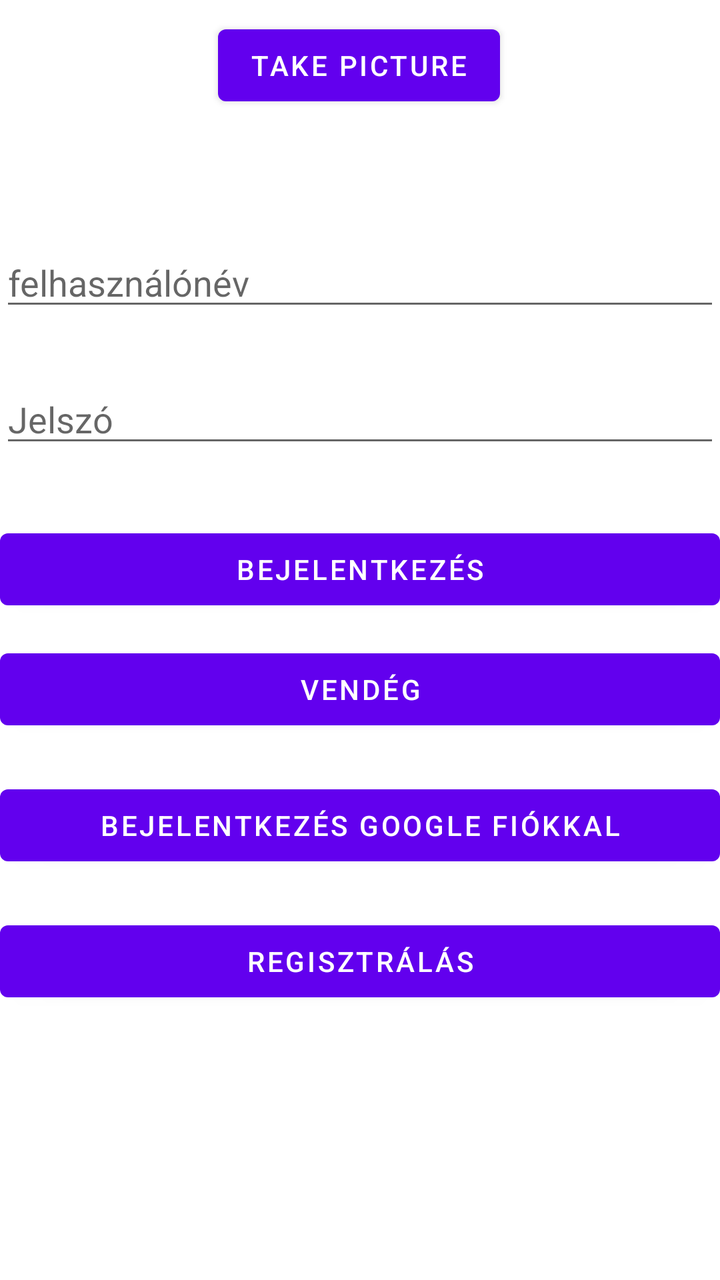
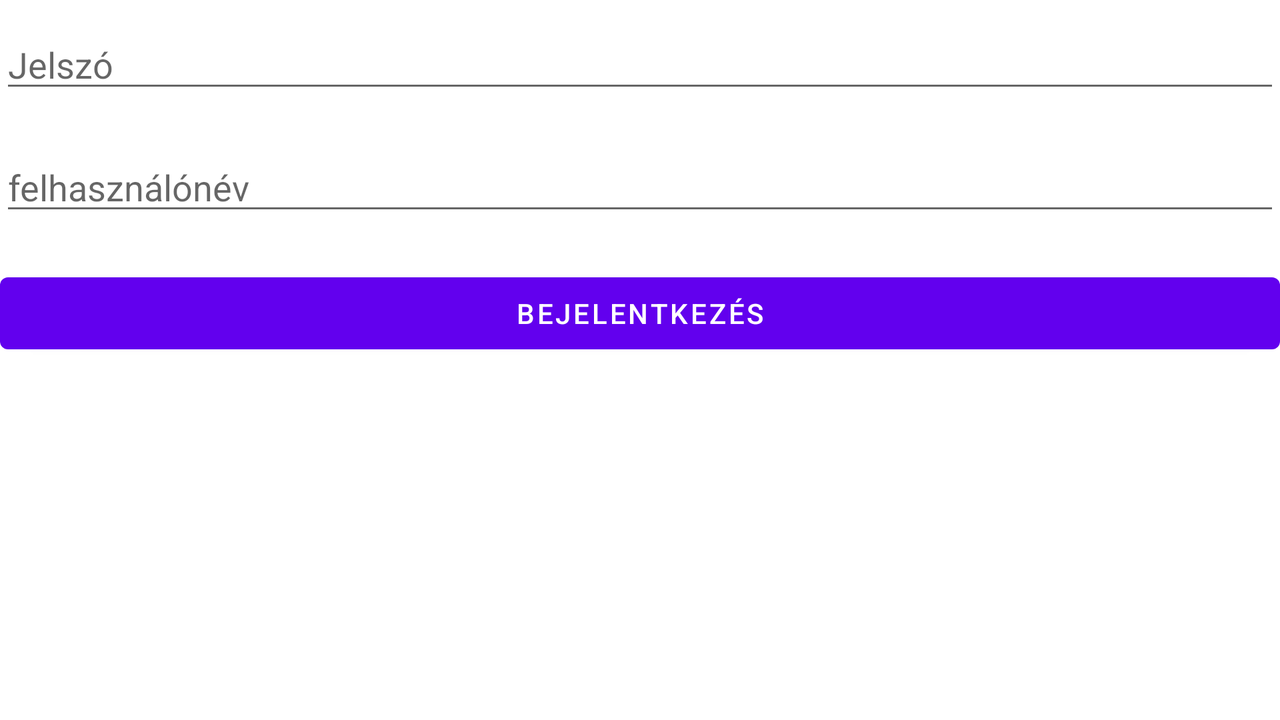

Compare how this app lays out the same screen by default and in its alternative resource folder. The renders come first, then the two layout files and the values they reference.
<!-- AndroidManifest.xml: application theme Theme.Cinema -->
<!-- res/layout/activity_main.xml -->
<?xml version="1.0" encoding="utf-8"?>
<androidx.constraintlayout.widget.ConstraintLayout xmlns:android="http://schemas.android.com/apk/res/android"
    xmlns:app="http://schemas.android.com/apk/res-auto"
    xmlns:tools="http://schemas.android.com/tools"
    android:layout_width="match_parent"
    android:layout_height="match_parent"
    tools:context=".MainActivity">

    <EditText
        android:id="@+id/editTextUserName"
        android:layout_width="match_parent"
        android:layout_height="wrap_content"
        android:ems="10"
        android:hint="@string/username"
        android:inputType="text"
        app:layout_constraintBottom_toBottomOf="parent"
        app:layout_constraintTop_toTopOf="parent"
        app:layout_constraintVertical_bias="0.199"
        tools:layout_editor_absoluteX="16dp" />

    <EditText
        android:id="@+id/editTextPassword"
        android:layout_width="match_parent"
        android:layout_height="wrap_content"
        android:layout_marginBottom="150dp"
        android:ems="10"
        android:hint="@string/password"
        android:inputType="textPassword"
        app:layout_constraintBottom_toBottomOf="parent"
        app:layout_constraintTop_toBottomOf="@+id/editTextUserName"
        app:layout_constraintVertical_bias="0.094"
        tools:layout_editor_absoluteX="0dp" />

    <Button
        android:id="@+id/loginButton"
        android:layout_width="0dp"
        android:layout_height="wrap_content"
        android:text="@string/login"
        android:onClick="login"
        app:layout_constraintBottom_toBottomOf="parent"
        app:layout_constraintEnd_toEndOf="parent"
        app:layout_constraintHorizontal_bias="1.0"
        app:layout_constraintStart_toStartOf="parent"
        app:layout_constraintTop_toBottomOf="@+id/editTextPassword"
        app:layout_constraintVertical_bias="0.088"
        tools:ignore="UsingOnClickInXml" />

    <Button
        android:id="@+id/registerButton"
        android:layout_width="0dp"
        android:layout_height="wrap_content"
        android:onClick="register"
        android:text="@string/registration"
        app:layout_constraintBottom_toBottomOf="parent"
        app:layout_constraintEnd_toEndOf="parent"
        app:layout_constraintHorizontal_bias="0.0"
        app:layout_constraintStart_toStartOf="parent"
        app:layout_constraintTop_toBottomOf="@+id/googleSignInButton"
        app:layout_constraintVertical_bias="0.129"
        tools:ignore="UsingOnClickInXml" />

    <Button
        android:id="@+id/guestLoginButton"
        android:layout_width="0dp"
        android:layout_height="wrap_content"
        android:layout_marginTop="12dp"
        android:onClick="loginAsGuest"
        android:text="Vendég"
        app:layout_constraintEnd_toEndOf="parent"
        app:layout_constraintHorizontal_bias="1.0"
        app:layout_constraintStart_toStartOf="parent"
        app:layout_constraintTop_toBottomOf="@+id/loginButton" />

    <Button
        android:id="@+id/googleSignInButton"
        android:layout_width="0dp"
        android:layout_height="wrap_content"
        android:layout_marginTop="20dp"
        android:onClick="loginWithGoogle"
        android:text="Bejelentkezés google fiókkal"
        app:layout_constraintEnd_toEndOf="parent"
        app:layout_constraintHorizontal_bias="0.0"
        app:layout_constraintStart_toStartOf="parent"
        app:layout_constraintTop_toBottomOf="@+id/guestLoginButton" />

    <Button
        android:id="@+id/takePicture"
        android:layout_width="wrap_content"
        android:layout_height="wrap_content"
        android:layout_marginBottom="448dp"
        android:onClick="openCamera"
        android:text="Take picture"
        app:layout_constraintBottom_toBottomOf="@id/registerButton"
        app:layout_constraintEnd_toEndOf="@id/registerButton"
        app:layout_constraintHorizontal_bias="0.498"
        app:layout_constraintStart_toStartOf="@id/registerButton" />
    />

</androidx.constraintlayout.widget.ConstraintLayout>
<!-- resources referenced by this layout -->
<resources>
  <string name="login">Bejelentkezés</string>
  <string name="password">Jelszó</string>
  <string name="registration">Regisztrálás</string>
  <string name="username">felhasználónév</string>
  <style name="Theme.Cinema" parent="Theme.MaterialComponents.DayNight.DarkActionBar">
          
          <item name="colorPrimary">@color/purple_500</item>
          <item name="colorPrimaryVariant">@color/purple_700</item>
          <item name="colorOnPrimary">@color/white</item>
          
          <item name="colorSecondary">@color/teal_200</item>
          <item name="colorSecondaryVariant">@color/teal_700</item>
          <item name="colorOnSecondary">@color/black</item>
          
          <item name="android:statusBarColor" tools:targetApi="l">?attr/colorPrimaryVariant</item>
          
      </style>
</resources>
<!-- res/layout-land/activity_main.xml (the repository's variant of the layout above) -->
<!-- drawn on the phone turned sideways -->
<?xml version="1.0" encoding="utf-8"?>
<LinearLayout
    xmlns:android="http://schemas.android.com/apk/res/android"
    xmlns:app="http://schemas.android.com/apk/res-auto"
    xmlns:tools="http://schemas.android.com/tools"
    android:layout_width="match_parent"
    android:layout_height="match_parent"
    android:orientation="vertical"
    tools:context=".MainActivity">

    <EditText
        android:id="@+id/editTextPassword"
        android:layout_width="match_parent"
        android:layout_height="wrap_content"
        android:ems="10"
        android:hint="@string/password"
        android:inputType="textPassword"
        android:layout_marginTop="10dp"
        tools:layout_editor_absoluteX="0dp" />

    <EditText
        android:id="@+id/editTextUserName"
        android:layout_width="match_parent"
        android:layout_height="wrap_content"
        android:ems="10"
        android:hint="@string/username"
        android:inputType="text"
        android:layout_marginTop="20dp"
        tools:layout_editor_absoluteX="16dp" />

    <Button
        android:id="@+id/loginButton"
        android:layout_width="match_parent"
        android:layout_height="wrap_content"
        android:text="@string/login"
        android:onClick="login"
        android:layout_marginTop="20dp"
        app:layout_constraintVertical_bias="0.088" />
</LinearLayout>
<!-- resources referenced by the variant -->
<!-- as the phone turned sideways resolves them -->
<resources>
  <string name="login">Bejelentkezés</string>
  <string name="password">Jelszó</string>
  <string name="username">felhasználónév</string>
  <style name="Theme.Cinema" parent="Theme.MaterialComponents.DayNight.DarkActionBar">
          
          <item name="colorPrimary">@color/purple_500</item>
          <item name="colorPrimaryVariant">@color/purple_700</item>
          <item name="colorOnPrimary">@color/white</item>
          
          <item name="colorSecondary">@color/teal_200</item>
          <item name="colorSecondaryVariant">@color/teal_700</item>
          <item name="colorOnSecondary">@color/black</item>
          
          <item name="android:statusBarColor" tools:targetApi="l">?attr/colorPrimaryVariant</item>
          
      </style>
</resources>
